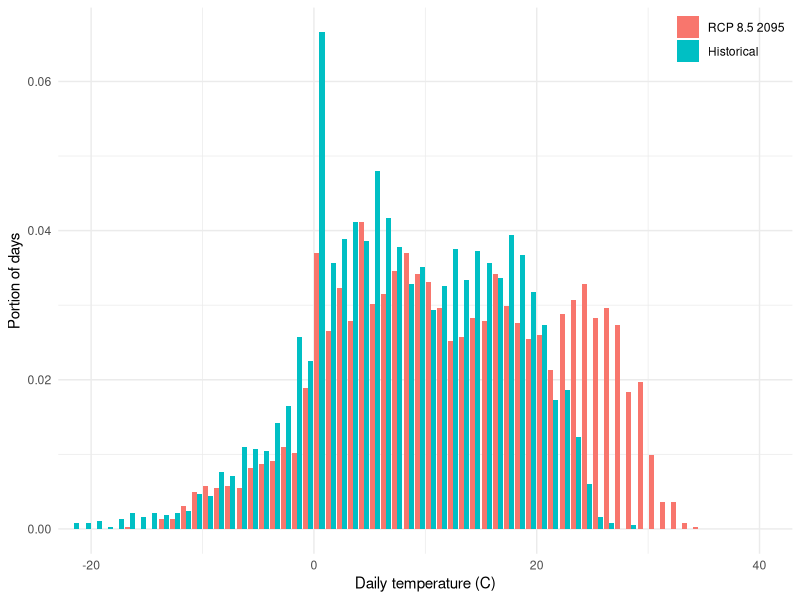

R code for this plot:
setwd("~/research/gcp/mortality")

library(ggplot2)

df <- read.csv("tas-dists.csv")
row0 <- 13

temps <- seq(-22.5, 42.5, by=1)

regdf <- data.frame(group=rep(c('Historical', 'RCP 8.5 2095'), each=length(temps)),
                    temps=rep(temps, 2),
                    counts=c(t(df[row0, -(1:2)]) / sum(t(df[row0, -(1:2)])),
                             t(df[row0+1, -(1:2)]) / sum(t(df[row0+1, -(1:2)]))))
regdf$group <- factor(regdf$group, c('RCP 8.5 2095', 'Historical'))
ggplot(regdf, aes(temps, counts, fill=group)) +
    geom_bar(stat="identity", position="dodge") + theme_minimal() +
    scale_x_continuous(expand=c(0, 0)) + ylab("Portion of days") +
    xlab("Daily temperature (C)") +
    scale_fill_discrete(name=NULL) +
    theme(legend.justification=c(1,1), legend.position=c(1,1))

